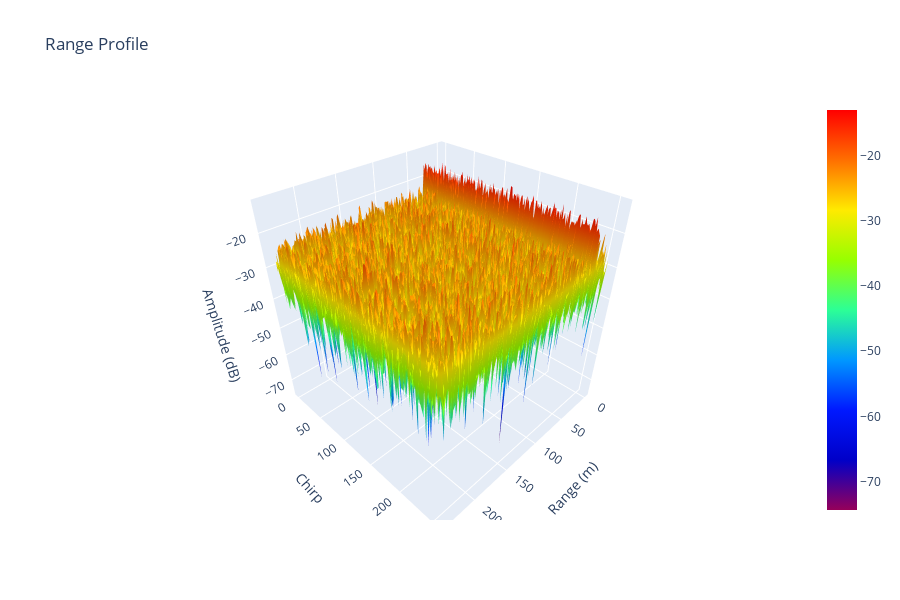

Write notebook code for a chart like this one.
### Markdown cell above
Plot range profiles

### Code cell
max_range = (3e8 * radar.receiver.fs *
             radar.transmitter.pulse_length /
             radar.transmitter.bandwidth / 2)

range_axis = np.linspace(
    0, max_range, radar.samples_per_pulse, endpoint=False)

doppler_axis = np.linspace(
    0, radar.transmitter.pulses, radar.transmitter.pulses, endpoint=False)

fig = go.Figure()

fig.add_trace(go.Surface(x=range_axis, y=doppler_axis, z=20 *
              np.log10(np.abs(range_profile[0, :, :])), colorscale='Rainbow'))

fig.update_layout(
    title='Range Profile',
    height=600,
    scene=dict(
        xaxis=dict(title='Range (m)'),
        yaxis=dict(title='Chirp'),
        zaxis=dict(title='Amplitude (dB)'),
        aspectmode='cube',
    ),
)

fig.show()

### Figure 1 — Plotly figure (JSON) as saved in the notebook; plotly's stock layout.template omitted (floating-point values rounded to 4 significant figures; data arrays with more than 128 entries replaced by an {"elided": "..."} marker saying what was removed)
{"data": [{"colorscale": [[0, "rgb(150,0,90)"], [0.125, "rgb(0,0,200)"], [0.25, "rgb(0,25,255)"], [0.375, "rgb(0,152,255)"], [0.5, "rgb(44,255,150)"], [0.625, "rgb(151,255,0)"], [0.75, "rgb(255,234,0)"], [0.875, "rgb(255,111,0)"], [1, "rgb(255,0,0)"]], "type": "surface", "x": {"elided": "160 float values"}, "y": {"elided": "256 int values"}, "z": {"elided": "256x160 float values"}}], "layout": {"height": 600, "scene": {"aspectmode": "cube", "xaxis": {"title": {"text": "Range (m)"}}, "yaxis": {"title": {"text": "Chirp"}}, "zaxis": {"title": {"text": "Amplitude (dB)"}}}, "title": {"text": "Range Profile"}}}
